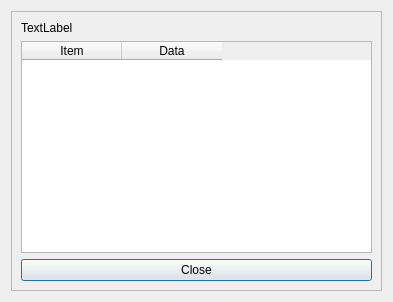
<?xml version="1.0" encoding="UTF-8"?>
<ui version="4.0">
 <class>dlg_data</class>
 <widget class="QDialog" name="dlg_data">
  <property name="geometry">
   <rect>
    <x>0</x>
    <y>0</y>
    <width>393</width>
    <height>302</height>
   </rect>
  </property>
  <property name="windowTitle">
   <string>Data</string>
  </property>
  <layout class="QVBoxLayout" name="verticalLayout">
   <item>
    <widget class="QFrame" name="frame">
     <property name="frameShape">
      <enum>QFrame::StyledPanel</enum>
     </property>
     <property name="frameShadow">
      <enum>QFrame::Raised</enum>
     </property>
     <layout class="QVBoxLayout" name="verticalLayout_2">
      <item>
       <widget class="QLabel" name="FileTitle">
        <property name="text">
         <string>TextLabel</string>
        </property>
       </widget>
      </item>
      <item>
       <widget class="QTableWidget" name="tableWidget">
        <column>
         <property name="text">
          <string>Item</string>
         </property>
        </column>
        <column>
         <property name="text">
          <string>Data</string>
         </property>
        </column>
       </widget>
      </item>
      <item>
       <widget class="QPushButton" name="btn_close">
        <property name="text">
         <string>Close</string>
        </property>
       </widget>
      </item>
     </layout>
    </widget>
   </item>
  </layout>
 </widget>
 <resources/>
 <connections>
  <connection>
   <sender>btn_close</sender>
   <signal>clicked()</signal>
   <receiver>dlg_data</receiver>
   <slot>close()</slot>
   <hints>
    <hint type="sourcelabel">
     <x>333</x>
     <y>272</y>
    </hint>
    <hint type="destinationlabel">
     <x>392</x>
     <y>293</y>
    </hint>
   </hints>
  </connection>
 </connections>
</ui>
